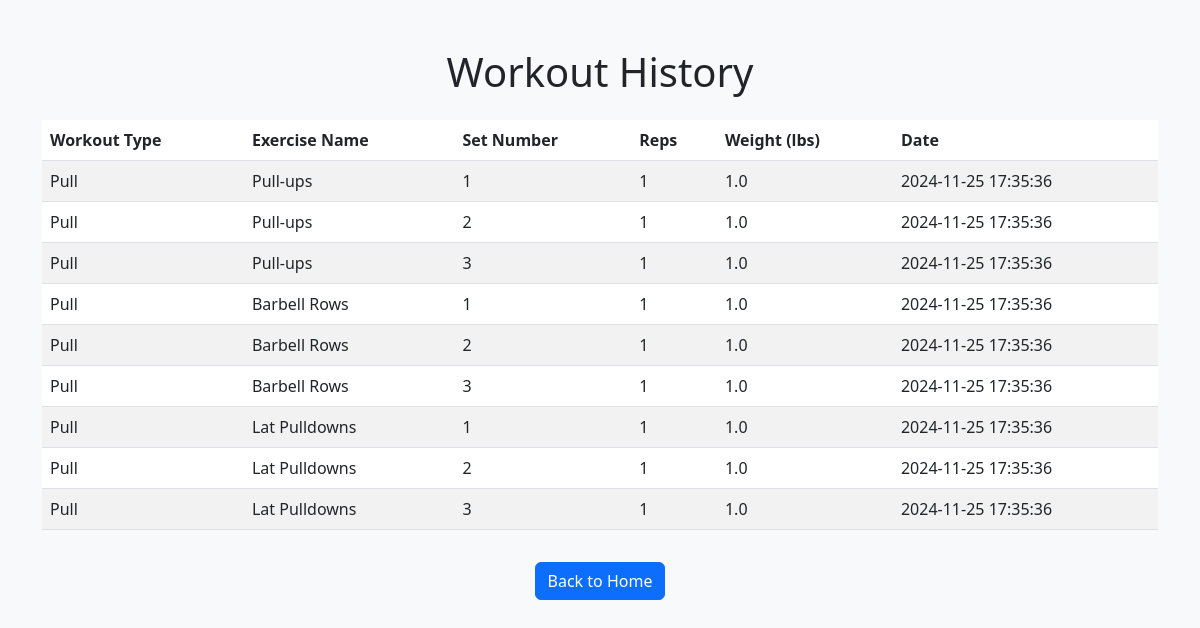
Page /history (signed in) on the earlier database version.
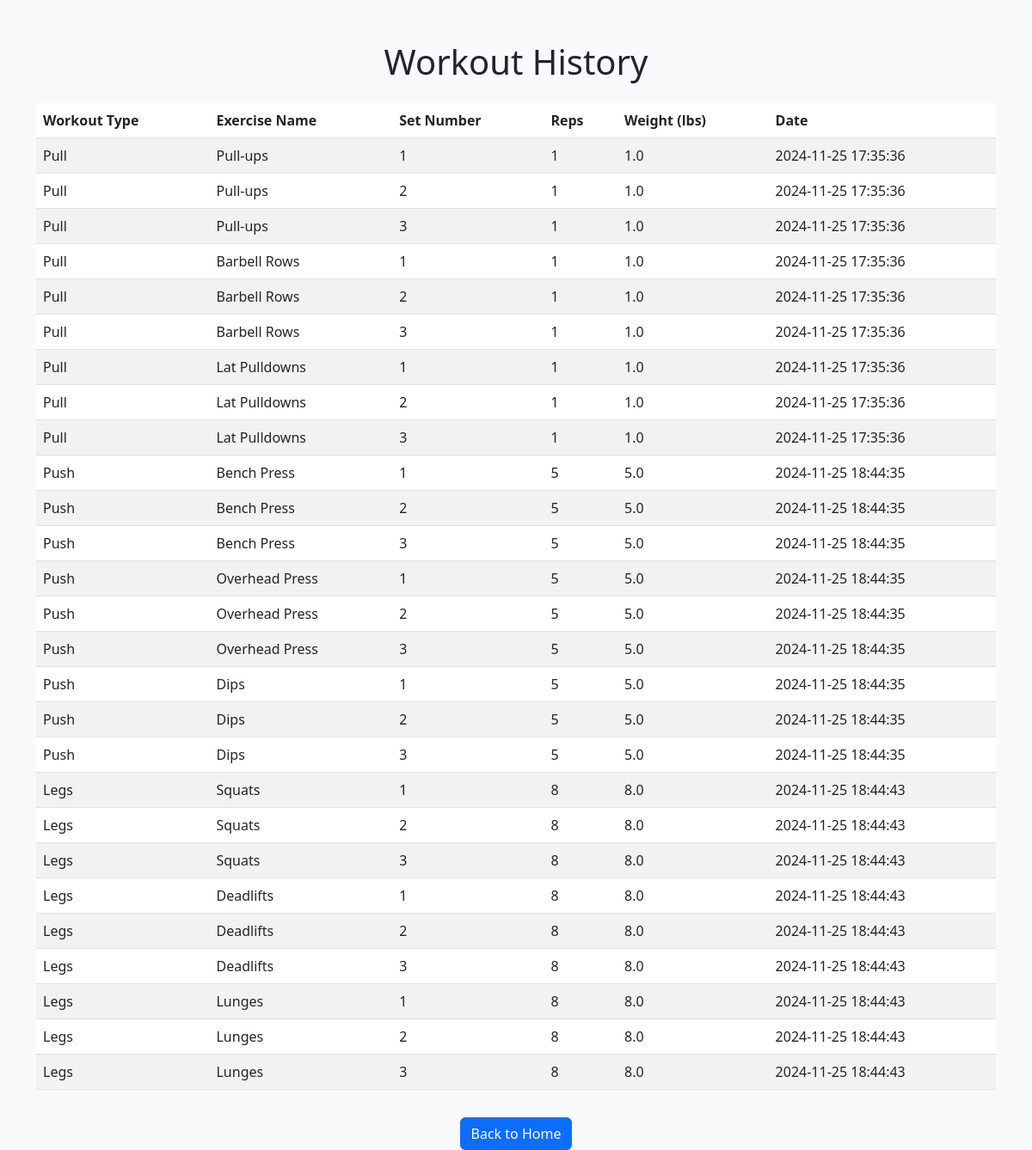
Same page on the later database version.
### tables this page shows
CREATE TABLE workouts (
        id INTEGER PRIMARY KEY AUTOINCREMENT,
        user_id INTEGER NOT NULL,
        workout_type TEXT NOT NULL,
        exercise_name TEXT NOT NULL,
        sets INTEGER NOT NULL,
        reps INTEGER NOT NULL,
        weight REAL NOT NULL,
        date TEXT NOT NULL,
        FOREIGN KEY (user_id) REFERENCES users (id)
    );

### app.py (the view)
@app.route('/history')
def workout_history():
    if 'user_id' not in session:
        return redirect(url_for('login'))
    user_id = session['user_id']
    conn = get_db_connection()
    workout_data = conn.execute(
        '''
        SELECT workout_type, exercise_name, sets, reps, weight, date
        FROM workouts
        WHERE user_id = ?
        ''',
        (user_id,)
    ).fetchall()
    conn.close()
    return render_template('trends.html', workout_data=workout_data)

### app.py (called while the page is built)
def get_db_connection():
    db_path = os.path.join(os.path.dirname(__file__), 'workout.db')
    conn = sqlite3.connect(db_path)
    conn.row_factory = sqlite3.Row
    return conn

### templates/trends.html (shortened to what this page needs)
<!DOCTYPE html>
<html lang="en">
<head>
    <link href="https://cdn.jsdelivr.net/npm/bootstrap@5.3.0-alpha1/dist/css/bootstrap.min.css" rel="stylesheet">
</head>
<body class="bg-light">
    <div class="container mt-5">
        <h1 class="text-center mb-4">Workout History</h1>
        <table class="table table-striped table-hover">
            <thead>
                <tr>
                    <th>Workout Type</th>
                    <th>Exercise Name</th>
                    <th>Set Number</th>
                    <th>Reps</th>
                    <th>Weight (lbs)</th>
                    <th>Date</th>
                </tr>
            </thead>
            <tbody>
                {% for entry in workout_data %}
                    <tr>
                        <td>{{ entry['workout_type'] }}</td>
                        <td>{{ entry['exercise_name'] }}</td>
                        <td>{{ entry['sets'] }}</td>
                        <td>{{ entry['reps'] }}</td>
                        <td>{{ entry['weight'] }}</td>
                        <td>{{ entry['date'] }}</td>
                    </tr>
                {% endfor %}
            </tbody>
        </table>
        <div class="text-center">
            <a href="{{ url_for('index') }}" class="btn btn-primary mt-3">Back to Home</a>
        </div>
    </div>
</body>
</html>

Differences in the rows shown:
added workouts: workout_type "Push", exercise_name "Bench Press", sets "1", reps "5", weight "5.0", date "2024-11-25 18:44:35"
added workouts: workout_type "Push", exercise_name "Bench Press", sets "2", reps "5", weight "5.0", date "2024-11-25 18:44:35"
added workouts: workout_type "Push", exercise_name "Bench Press", sets "3", reps "5", weight "5.0", date "2024-11-25 18:44:35"
added workouts: workout_type "Push", exercise_name "Overhead Press", sets "1", reps "5", weight "5.0", date "2024-11-25 18:44:35"
added workouts: workout_type "Push", exercise_name "Overhead Press", sets "2", reps "5", weight "5.0", date "2024-11-25 18:44:35"
added workouts: workout_type "Push", exercise_name "Overhead Press", sets "3", reps "5", weight "5.0", date "2024-11-25 18:44:35"
added workouts: workout_type "Push", exercise_name "Dips", sets "1", reps "5", weight "5.0", date "2024-11-25 18:44:35"
added workouts: workout_type "Push", exercise_name "Dips", sets "2", reps "5", weight "5.0", date "2024-11-25 18:44:35"
added workouts: workout_type "Push", exercise_name "Dips", sets "3", reps "5", weight "5.0", date "2024-11-25 18:44:35"
added workouts: workout_type "Legs", exercise_name "Squats", sets "1", reps "8", weight "8.0", date "2024-11-25 18:44:43"
added workouts: workout_type "Legs", exercise_name "Squats", sets "2", reps "8", weight "8.0", date "2024-11-25 18:44:43"
added workouts: workout_type "Legs", exercise_name "Squats", sets "3", reps "8", weight "8.0", date "2024-11-25 18:44:43"
added workouts: workout_type "Legs", exercise_name "Deadlifts", sets "1", reps "8", weight "8.0", date "2024-11-25 18:44:43"
added workouts: workout_type "Legs", exercise_name "Deadlifts", sets "2", reps "8", weight "8.0", date "2024-11-25 18:44:43"
added workouts: workout_type "Legs", exercise_name "Deadlifts", sets "3", reps "8", weight "8.0", date "2024-11-25 18:44:43"
added workouts: workout_type "Legs", exercise_name "Lunges", sets "1", reps "8", weight "8.0", date "2024-11-25 18:44:43"
added workouts: workout_type "Legs", exercise_name "Lunges", sets "2", reps "8", weight "8.0", date "2024-11-25 18:44:43"
added workouts: workout_type "Legs", exercise_name "Lunges", sets "3", reps "8", weight "8.0", date "2024-11-25 18:44:43"
